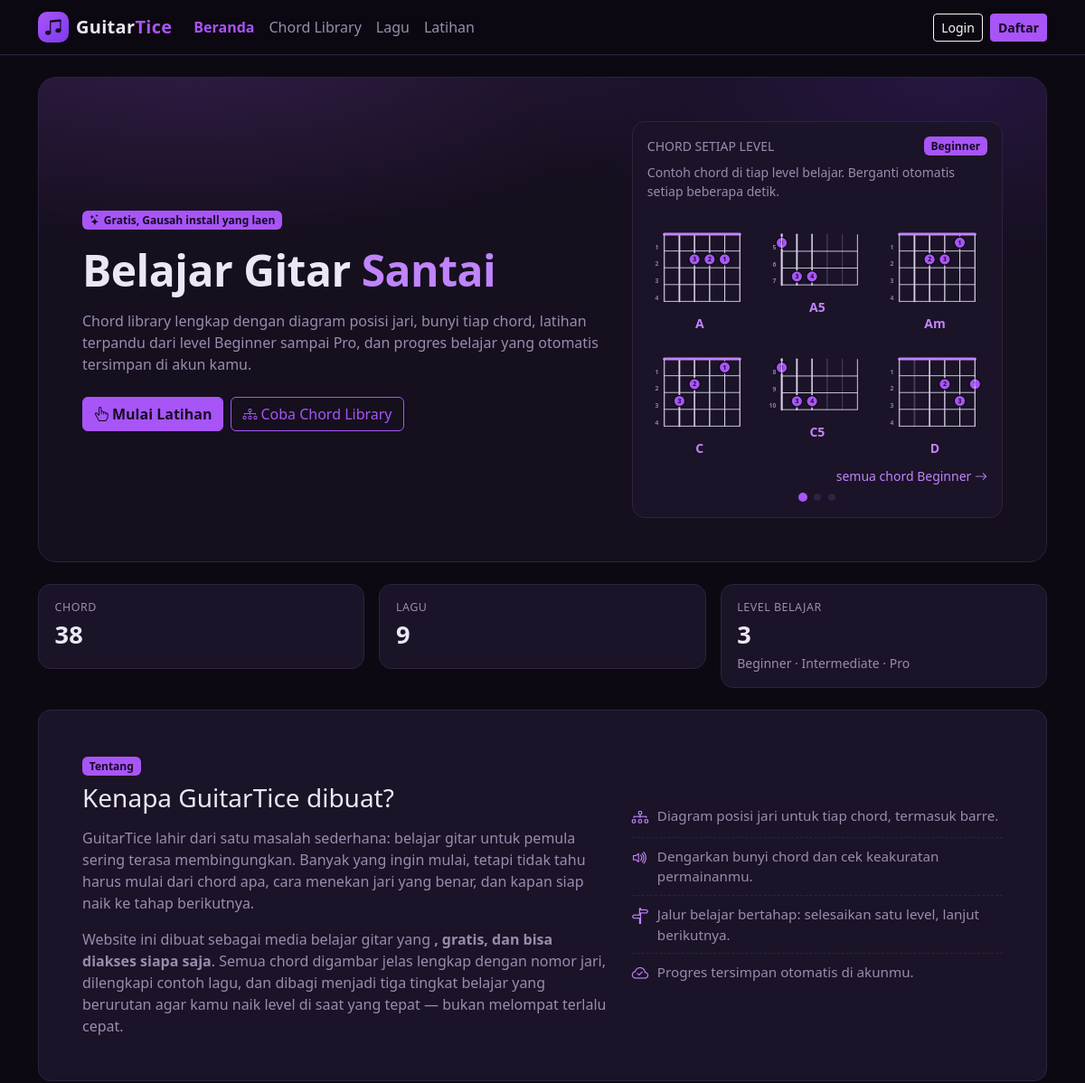
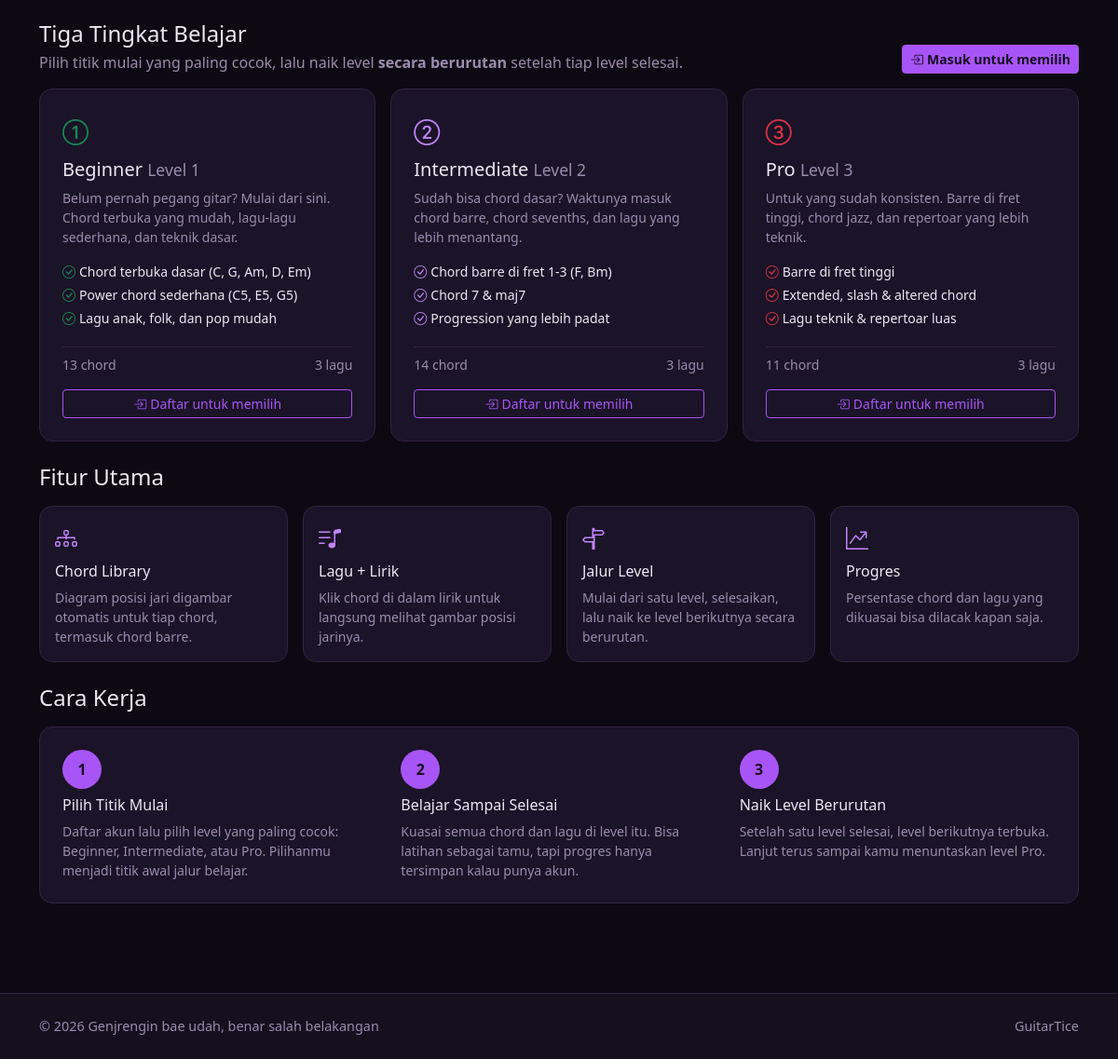
The page / on the database its author committed (2 pictures, top to bottom).
### tables this page shows
CREATE TABLE chords (
  id            INT UNSIGNED AUTO_INCREMENT PRIMARY KEY,
  name          VARCHAR(20)  NOT NULL COMMENT 'mis. C, Am, B7',
  root          VARCHAR(10)  NOT NULL DEFAULT '' COMMENT 'nada dasar: C, G, A...',
  quality       VARCHAR(20)  NOT NULL DEFAULT 'major' COMMENT 'major/minor/7/maj7/sus2/dus4',
  difficulty    ENUM('beginner','intermediate','pro') NOT NULL DEFAULT 'beginner',
  start_fret    TINYINT UNSIGNED NOT NULL DEFAULT 1,
  frets_shown   TINYINT UNSIGNED NOT NULL DEFAULT 4 COMMENT 'jumlah garis fret yang digambar',
  is_barre      TINYINT(1)   NOT NULL DEFAULT 0,
  description   TEXT,
  created_at    TIMESTAMP    NOT NULL DEFAULT CURRENT_TIMESTAMP,
  UNIQUE KEY uq_chords_name (name)
);

CREATE TABLE chord_fingering (
  id          INT UNSIGNED AUTO_INCREMENT PRIMARY KEY,
  chord_id    INT UNSIGNED  NOT NULL,
  string_num  TINYINT UNSIGNED NOT NULL,
  fret        TINYINT UNSIGNED NOT NULL DEFAULT 0,
  finger      TINYINT UNSIGNED DEFAULT NULL,
  UNIQUE KEY uq_fingering (chord_id, string_num),
  CONSTRAINT fk_fingering_chord
    FOREIGN KEY (chord_id) REFERENCES chords(id) ON DELETE CASCADE,
  CONSTRAINT chk_fingering_string CHECK (string_num BETWEEN 1 AND 6),
  CONSTRAINT chk_fingering_fret   CHECK (fret BETWEEN 0 AND 24),
  CONSTRAINT chk_fingering_finger CHECK (finger IS NULL OR finger BETWEEN 1 AND 5)
);

### inc/chord_svg.php (the view, shortened to what the rows shown need)
<?php
function chord_string_status($chord)
{
    $status = [];
    for ($s = 1; $s <= 6; $s++) {
        if (!isset($chord['fingering'][$s])) {
            $status[$s] = 'x';
        } elseif ((int) $chord['fingering'][$s]['fret'] === 0) {
            $status[$s] = 'o';
        } else {
            $status[$s] = 'fretted';
        }
    }
    return $status;
}
function chord_barres($chord, $dots)
{
    if ((int) ($chord['is_barre'] ?? 0) !== 1) {
        return [];
    }
    $groups = [];
    foreach ($dots as $d) {
        $key = $d['fret'] . ':' . $d['finger'];
        if (!isset($groups[$key])) {
            $groups[$key] = [
                'fret'   => $d['fret'],
                'finger' => $d['finger'],
                'from'   => $d['string'],
                'to'     => $d['string'],
                'x1'     => $d['x'],
                'x2'     => $d['x'],
                'y'      => $d['y'],
            ];
        } else {
            $groups[$key]['from'] = min($groups[$key]['from'], $d['string']);
            $groups[$key]['to']   = max($groups[$key]['to'], $d['string']);
            $groups[$key]['x1']   = min($groups[$key]['x1'], $d['x']);
            $groups[$key]['x2']   = max($groups[$key]['x2'], $d['x']);
        }
    }
    $barres = [];
    foreach ($groups as $g) {
        if ($g['x2'] <= $g['x1']) {
            continue;
        }
        $possible = true;
        if ($possible) {
            $barres[] = $g;
        }
    }
    return $barres;
}
function render_chord_svg($chord, $opts = [])
{
    $name       = $chord['name'] ?? '?';
    $scale      = (float) ($opts['scale'] ?? 1);
    $showOpen   = $opts['show_open'] ?? true;
    $title      = $opts['title'] ?? ('Diagram chord ' . $name);
    $padL   = GL_PAD_L;
    $padT   = GL_PAD_T;
    $padR   = GL_PAD_R;
    $padB   = GL_PAD_B;
    $strGap = GL_STR_GAP;
    $frtGap = GL_FRT_GAP;
    $startFret = max(1, (int) ($chord['start_fret'] ?? 1));
    $frets     = min(7, max(3, (int) ($chord['frets_shown'] ?? 4)));
    $w = ($padL + 5 * $strGap + $padR);
    $h = ($padT + $frets * $frtGap + $padB);
    $x = fn($s) => $padL + (6 - $s) * $strGap;
    $svg = [];
    $svg[] = '<svg class="chord-svg" viewBox="0 0 ' . $w . ' ' . $h . '"'
           . ' width="' . round($w * $scale) . '" height="' . round($h * $scale) . '"'
           . ' role="img" aria-label="' . e($title) . '" xmlns="http://www.w3.org/2000/svg">';
    $svg[] = '<title>' . e($title) . '</title>';
    $status = chord_string_status($chord);
    for ($s = 1; $s <= 6; $s++) {
        $sw = 3.4 - (6 - $s) * 0.42;
        $col = $status[$s] === 'x'
             ? 'var(--chord-muted-line)'
             : 'var(--chord-line)';
        $svg[] = '<line x1="' . $x($s) . '" y1="' . $padT . '"'
               . ' x2="' . $x($s) . '" y2="' . ($padT + $frets * $frtGap) . '"'
               . ' stroke="' . $col . '" stroke-width="' . round($sw, 2) . '" stroke-linecap="round"/>';
    }
    if ($startFret === 1) {
        $svg[] = '<line x1="' . $padL . '" y1="' . $padT . '"'
               . ' x2="' . ($padL + 5 * $strGap) . '" y2="' . $padT . '"'
               . ' stroke="var(--chord-nut)" stroke-width="5" stroke-linecap="round"/>';
    }
    for ($f = 1; $f <= $frets; $f++) {
        $y  = $padT + $f * $frtGap;
        $svg[] = '<line x1="' . $padL . '" y1="' . $y . '"'
               . ' x2="' . ($padL + 5 * $strGap) . '" y2="' . $y . '"'
               . ' stroke="var(--chord-line)" stroke-width="1.5"'
               . ' stroke-linecap="round"/>';
        $svg[] = '<text x="' . ($padL - 10) . '" y="' . ($y - 3) . '"'
               . ' text-anchor="end" font-size="11" font-weight="600"'
               . ' fill="var(--chord-muted)">' . ($startFret + $f - 1) . '</text>';
    }
    $dots = chord_finger_dots($chord);
    $barres = chord_barres($chord, $dots);
    foreach ($barres as $bar) {
        $bw = $bar['x2'] - $bar['x1'] + 20;
        $svg[] = '<rect x="' . ($bar['x1'] - 10) . '" y="' . ($bar['y'] - 9) . '"'
               . ' width="' . $bw . '" height="18" rx="9"'
               . ' fill="var(--chord-finger)" stroke="var(--chord-finger-ring)" stroke-width="2"/>';
    }
    foreach ($dots as $d) {
        $svg[] = '<circle cx="' . $d['x'] . '" cy="' . $d['y'] . '" r="10"'
               . ' fill="var(--chord-finger)" stroke="var(--chord-finger-ring)" stroke-width="2"/>';
        if ($d['finger'] !== null) {
            $svg[] = '<text x="' . $d['x'] . '" y="' . ($d['y'] + 4) . '"'
                   . ' text-anchor="middle" font-size="11" font-weight="800"'
                   . ' fill="var(--chord-finger-text)">' . (int) $d['finger'] . '</text>';
        }
    }
    $svg[] = '<line x1="' . $padL . '" y1="' . $padT . '"'
           . ' x2="' . $padL . '" y2="' . ($padT + $frets * $frtGap) . '"'
           . ' stroke="var(--chord-line)" stroke-width="1.5"/>';
    $svg[] = '<line x1="' . ($padL + 5 * $strGap) . '" y1="' . $padT . '"'
           . ' x2="' . ($padL + 5 * $strGap) . '" y2="' . ($padT + $frets * $frtGap) . '"'
           . ' stroke="var(--chord-line)" stroke-width="1.5"/>';
    $svg[] = '</svg>';
    return implode("\n", $svg);
}
function chord_finger_dots($chord)
{
    $status = chord_string_status($chord);
    $startFret = max(1, (int) ($chord['start_fret'] ?? 1));
    $frets = min(7, max(3, (int) ($chord['frets_shown'] ?? 4)));
    $padL = GL_PAD_L;
    $padT = GL_PAD_T;
    $strGap = GL_STR_GAP;
    $frtGap = GL_FRT_GAP;
    $dots = [];
    for ($s = 6; $s >= 1; $s--) {
        if ($status[$s] !== 'fretted') {
            continue;
        }
        $fret   = (int) $chord['fingering'][$s]['fret'];
        $finger = $chord['fingering'][$s]['finger'];
        $rel    = $fret - $startFret + 1;
        $dots[] = [
            'string' => $s,
            'fret'   => $fret,
            'finger' => $finger,
            'x'      => $padL + (6 - $s) * $strGap,
            'y'      => $padT + ($rel - 0.5) * $frtGap,
        ];
    }
    return $dots;
}

### index.php (shortened to what the rows shown need)
<?php
require_once __DIR__ . '/inc/config.php';
require_once __DIR__ . '/inc/functions.php';
require_once __DIR__ . '/inc/chord_svg.php';
require_once __DIR__ . '/inc/layout.php';
$user    = current_user();
$level   = $user['level'] ?? null;
$isAdmin = $user && $user['role'] === 'admin';
$suggestLevel = $level ?: 'beginner';
$suggested    = array_values(all_chords($suggestLevel));
$guestShowcase = [];
foreach (level_options() as $lv) {
    $guestShowcase[$lv] = array_slice(array_values(all_chords($lv)), 0, 6);
}
    ?>
<section class="hero p-4 p-md-5 mb-4">
  <div class="row align-items-center g-4">
    <div class="col-lg-7">
      <?php if ($user && $user['role'] === 'admin'): ?>
        <span class="badge bg-warning text-dark mb-3">
          <i class="bi bi-shield-lock-fill me-1"></i>Halo, <?= e($user['username']) ?>!
        </span>
        <h1 class="display-6 mb-3">
          Panel Administrator,<br>
          <span class="text-warning">kelola isi GuitarTice</span>
        </h1>
        <p class="lead-dim mb-4">
          Kamu adalah hak akses utama yang mengatur website ini:
          chord, lagu, user, dan statistik semua tersedia di Dashboard Admin.
        </p>
        <div class="d-flex flex-wrap gap-2">
          <a href="<?= e(url('admin/index.php')) ?>" class="btn btn-accent">
            <i class="bi bi-speedometer2 me-1"></i>Dashboard Admin
          </a>
          <a href="<?= e(url('admin/song-form.php')) ?>" class="btn btn-accent-outline">
            <i class="bi bi-plus-lg me-1"></i>Tambah Lagu
          </a>
        </div>
      <?php else: ?>
        <h1 class="display-5 mb-3">
          Belajar Gitar <span class="text-warning">Santai</span>
        </h1>
      <?php endif; ?>
    </div>
    <div class="col-lg-5">
      <?php if ($isAdmin): ?>
        <div class="gl-card p-3">
          <div class="d-flex justify-content-between align-items-center mb-2">
            <span class="text-dim small">MENU ADMIN</span>
            <a href="<?= e(url('admin/index.php')) ?>" class="small text-warning text-decoration-none">
              dashboard <i class="bi bi-arrow-right"></i>
            </a>
          </div>
          <h2 class="h6 mb-2">Mau nambah atau edit chord / lagu?</h2>
          <p class="small text-dim mb-3">
            Kelola isi Chord Library dan daftar lagu langsung dari beranda admin.
          </p>
          <div class="d-grid gap-2">
            <a href="<?= e(url('admin/chord-form.php')) ?>" class="btn btn-sm btn-accent">
              <i class="bi bi-plus-lg me-1"></i>Tambah Chord
            </a>
            <a href="<?= e(url('admin/song-form.php')) ?>" class="btn btn-sm btn-accent">
              <i class="bi bi-plus-lg me-1"></i>Tambah Lagu
            </a>
            <div class="d-flex gap-2">
              <a href="<?= e(url('admin/chords.php')) ?>" class="btn btn-sm btn-outline-secondary flex-fill">
                Kelola Chord
              </a>
              <a href="<?= e(url('admin/songs.php')) ?>" class="btn btn-sm btn-outline-secondary flex-fill">
                Kelola Lagu
              </a>
            </div>
          </div>
        </div>
      <?php else: ?>
        <div class="gl-card p-3 chord-showcase" data-chord-showcase>
          <?php $firstPane = true; foreach (level_options() as $lv): ?>
            <div class="showcase-pane <?= $firstPane ? 'active' : '' ?>"
                 data-showcase-pane
                 data-level-label="<?= e(level_label($lv)) ?>"
                 data-level-url="<?= e(url('chords.php?level=' . $lv)) ?>">
              <div class="d-flex justify-content-between flex-wrap gap-2">
                <?php foreach ($guestShowcase[$lv] as $c): ?>
                  <a href="<?= e(url('chord-detail.php?id=' . $c['id'])) ?>"
                     class="text-center text-decoration-none showcase-chord">
                    <?= render_chord_svg($c, ['scale' => 0.62, 'show_open' => false]) ?>
                    <div class="small fw-bold text-warning"><?= e($c['name']) ?></div>
                  </a>
                <?php endforeach; ?>
              </div>
              <div class="text-end mt-2">
                <a href="<?= e(url('chords.php?level=' . $lv)) ?>"
                   class="small text-warning text-decoration-none">
                  semua chord <?= e(level_label($lv)) ?> <i class="bi bi-arrow-right"></i>
                </a>
              </div>
            </div>
          <?php $firstPane = false; endforeach; ?>
        </div>
      <?php endif; ?>
    </div>
  </div>
</section>
<section class="gl-card p-4 p-md-5 mb-4" id="tentang">
  <div class="row g-4 align-items-center">
    <div class="col-lg-7">
      <h2 class="h3 mb-3">Kenapa GuitarTice dibuat?</h2>
    </div>
  </div>
</section>
<div class="d-flex flex-wrap justify-content-between align-items-end gap-2 mb-3">
  <div>
    <h2 class="h4 mb-1">Tiga Tingkat Belajar</h2>
  </div>
</div>
<h2 class="h4 mb-3">Fitur Utama</h2>
<h2 class="h4 mb-3">Cara Kerja</h2>

### rows shown on the page
chords: frets_shown 4 (drawn), $startFret + $f - 1 "1 2 3 4", finger "3 2 1", name "A"
chords: frets_shown 3 (drawn), $startFret + $f - 1 "5 6 7", finger "1 3 4", name "A5"
chords: frets_shown 4 (drawn), $startFret + $f - 1 "1 2 3 4", finger "2 3 1", name "Am"
chords: frets_shown 4 (drawn), $startFret + $f - 1 "1 2 3 4", finger "3 2 1", name "C"
chords: frets_shown 3 (drawn), $startFret + $f - 1 "8 9 10", finger "1 4", name "C5"
chord_fingering: finger "3"
chords: frets_shown 4 (drawn), $startFret + $f - 1 "1 2 3 4", finger "2 3 1", name "D"

### other values the page prints
level_label($lv) "Beginner"
$totalChord "38"
$totalSong "9"
level_index($lv) + 1 "1"
$levelInfo[$lv]['desc'] "Belum pernah pegang gitar? Mulai dari sini. Chord terbuka yang mudah, lagu-lagu sederhana, dan teknik dasar."
$poin "Chord terbuka dasar (C, G, Am, D, Em)"
$poin "Power chord sederhana (C5, E5, G5)"
$poin "Lagu anak, folk, dan pop mudah"
$chordByDiff[$lv] "13"
$songByLevel[$lv] "3"
level_label($lv) "Intermediate"
level_index($lv) + 1 "2"
$levelInfo[$lv]['desc'] "Sudah bisa chord dasar? Waktunya masuk chord barre, chord sevenths, dan lagu yang lebih menantang."
$poin "Chord barre di fret 1-3 (F, Bm)"
$poin "Chord 7 & maj7"
